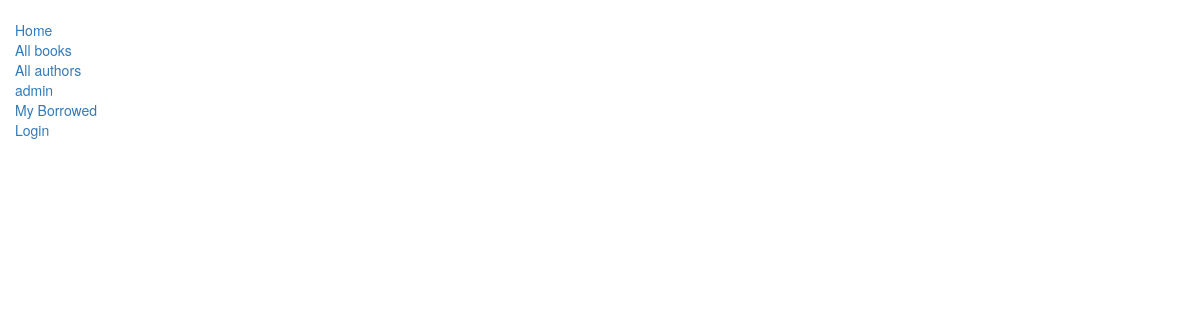
The app's page /catalog/authors/, older data.
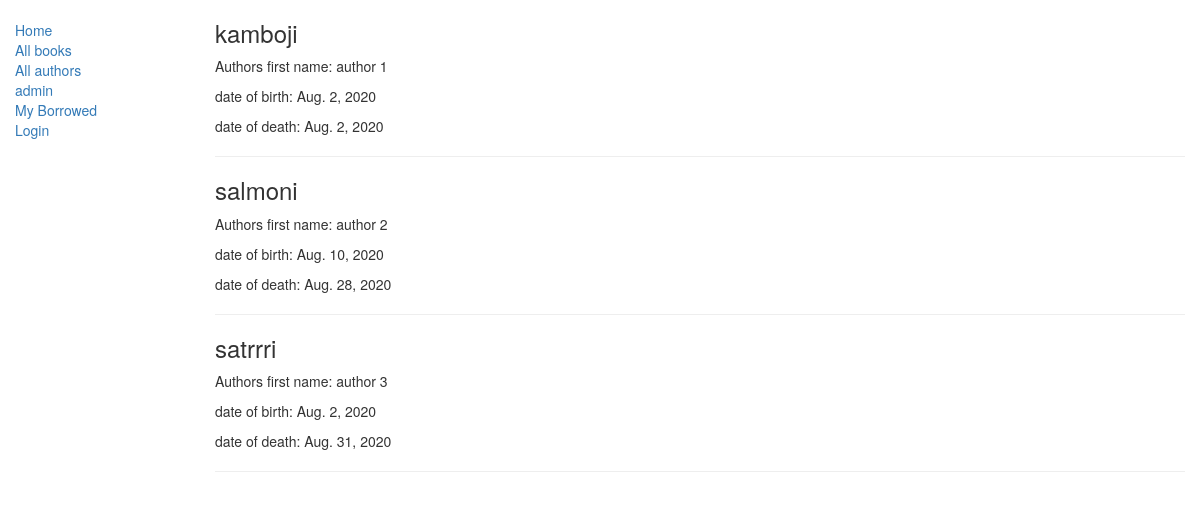
The same page, newer data.
### catalog/models.py (models this page shows, shortened)
class Author(models.Model):
    first_name = models.CharField(max_length=100)
    last_name = models.CharField(max_length=100)
    date_of_birth = models.DateField('Brith',null=True, blank=True)
    date_of_death = models.DateField('Died', null=True, blank=True)

### catalog/views.py (the view)
class AuthorListView(generic.ListView):
    template_name= 'catalog/author_list.html'
    model = models.Author

### catalog/templates/catalog/author_list.html
{% extends "catalog/base_generic.html" %}
{% block content %}
  {% for author in author_list%}
    <h3>{{ author.last_name }}</h3>
    <p> Authors first name: {{ author.first_name }}</p>
    <p> date of birth: {{ author.date_of_birth }}</p>
    <p> date of death: {{ author.date_of_death }} </p>
    <hr>
  {% endfor %}
{% endblock %}

### catalog/templates/catalog/base_generic.html (shortened to what this page needs)
<!DOCTYPE html>
<html lang="en">
<head>
  <link rel="stylesheet" href="https://maxcdn.bootstrapcdn.com/bootstrap/3.3.7/css/bootstrap.min.css">
  {% load static %}
  <link rel="stylesheet" href="{% static 'catalog/css/styles.css' %}">
</head>
<body>
  <div class="container-fluid">
    <div class="row">
      <div class="col-sm-2">
      {% block sidebar %}
      <ul class="sidebar-nav">
          <li><a href="{% url 'catalog:index' %}">Home</a></li>
          <li><a href="{%url 'catalog:books'%}">All books</a></li>
          <li><a href="{%url 'catalog:authors'%}">All authors</a></li>
          <li><a href="/admin/">admin</a></li>
          <li><a href="{% url 'catalog:my-borrowed' %}">My Borrowed</a></li>
          {% if user.is_authenticated %}
            <li>User: {{ user.get_username }}</li>
            <li><a href="{% url 'logout'%}?next={{request.path}}">Logout</a></li>
          {% else %}
            <li><a href="{% url 'login'%}?next={{request.path}}">Login</a></li>
          {% endif %}
 </ul>
     {% endblock %}
      </div>
      <div class="col-sm-10 ">
      {% block content %}{% endblock %}
      </div>
    </div>
  </div>
</body>
</html>

### catalog/static/catalog/styles.css (style rules this page uses)
.sidebar-nav { margin-top: 20px; padding: 0; list-style: none; }

Row changes from the older to the newer data that the page shows:
added Author: last_name "kamboji", first_name "author 1", date_of_birth "Aug. 2, 2020", date_of_death "Aug. 2, 2020"
added Author: last_name "salmoni", first_name "author 2", date_of_birth "Aug. 10, 2020", date_of_death "Aug. 28, 2020"
added Author: last_name "satrrri", first_name "author 3", date_of_birth "Aug. 2, 2020", date_of_death "Aug. 31, 2020"
